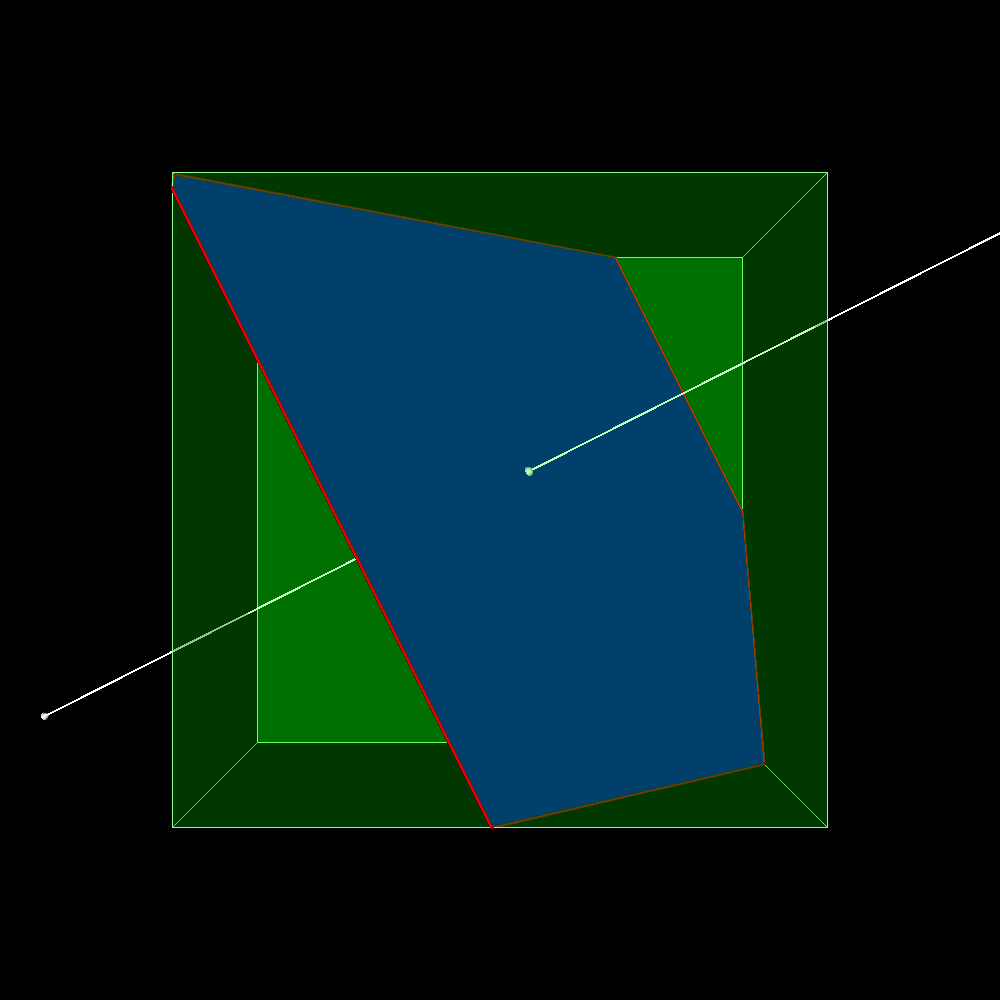

Generate this figure with Python:
#!/usr/bin/env python

# Plane cut a wavelet volume using vtkFlyingEdgesPlaneCutter with an
# interactive implicit plane widget to manipulate the cut plane.

# Factory overrides
import vtkmodules.vtkInteractionStyle  # noqa: F401
import vtkmodules.vtkRenderingOpenGL2  # noqa: F401

from vtkmodules.vtkCommonDataModel import vtkPlane
from vtkmodules.vtkFiltersCore import vtkFlyingEdgesPlaneCutter
from vtkmodules.vtkFiltersModeling import vtkImageDataOutlineFilter
from vtkmodules.vtkImagingCore import vtkRTAnalyticSource
from vtkmodules.vtkInteractionWidgets import (
    vtkImplicitPlaneRepresentation,
    vtkImplicitPlaneWidget2,
)
from vtkmodules.vtkRenderingCore import (
    vtkActor,
    vtkPolyDataMapper,
    vtkRenderWindow,
    vtkRenderWindowInteractor,
    vtkRenderer,
)

# Source: wavelet
wavelet = vtkRTAnalyticSource()
wavelet.SetWholeExtent(-10, 10, -10, 10, -10, 10)
wavelet.Update()

# Cut plane
plane = vtkPlane()
plane.SetOrigin(1, 1, 1)
plane.SetNormal(2, 1, 1.5)

# Plane cutter
cutter = vtkFlyingEdgesPlaneCutter()
cutter.SetInputConnection(wavelet.GetOutputPort())
cutter.SetPlane(plane)

cutter_mapper = vtkPolyDataMapper()
cutter_mapper.SetInputConnection(cutter.GetOutputPort())

cutter_actor = vtkActor()
cutter_actor.SetMapper(cutter_mapper)

# Outline around the image
outline = vtkImageDataOutlineFilter()
outline.SetInputConnection(wavelet.GetOutputPort())
outline.GenerateFacesOn()
outline.Update()

outline_mapper = vtkPolyDataMapper()
outline_mapper.SetInputConnection(outline.GetOutputPort())

outline_actor = vtkActor()
outline_actor.SetMapper(outline_mapper)
outline_actor.GetProperty().SetOpacity(0.25)
outline_actor.GetProperty().SetColor(0, 1, 0)

# Renderer
renderer = vtkRenderer()
renderer.AddActor(outline_actor)
renderer.AddActor(cutter_actor)

# Window
render_window = vtkRenderWindow()
render_window.AddRenderer(renderer)
render_window.SetSize(1000, 1000)
render_window.SetWindowName("flying edges plane cut interactive")

# Scene
renderer.ResetCamera()

# Interactor
interactor = vtkRenderWindowInteractor()
interactor.SetRenderWindow(render_window)

# Widget callback to update the cut plane (def required for VTK observer)
def move_plane(widget, event_string):
    rep.GetPlane(plane)
    cutter.Modified()

# Implicit plane widget
rep = vtkImplicitPlaneRepresentation()
rep.SetPlaceFactor(1.0)
rep.PlaceWidget(wavelet.GetOutput().GetBounds())
rep.DrawPlaneOff()
rep.SetPlane(plane)

plane_widget = vtkImplicitPlaneWidget2()
plane_widget.SetInteractor(interactor)
plane_widget.SetRepresentation(rep)
plane_widget.AddObserver("InteractionEvent", move_plane)
plane_widget.On()

interactor.Initialize()
interactor.Start()
